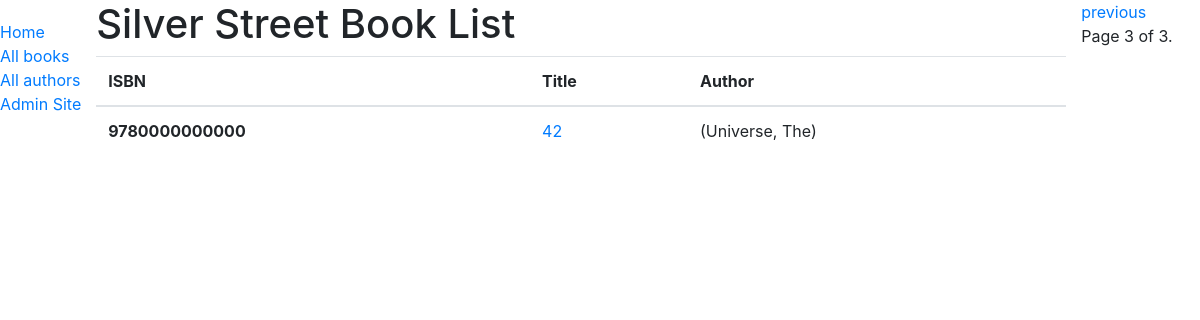
The app's page /catalog/books/?page=3, older data.
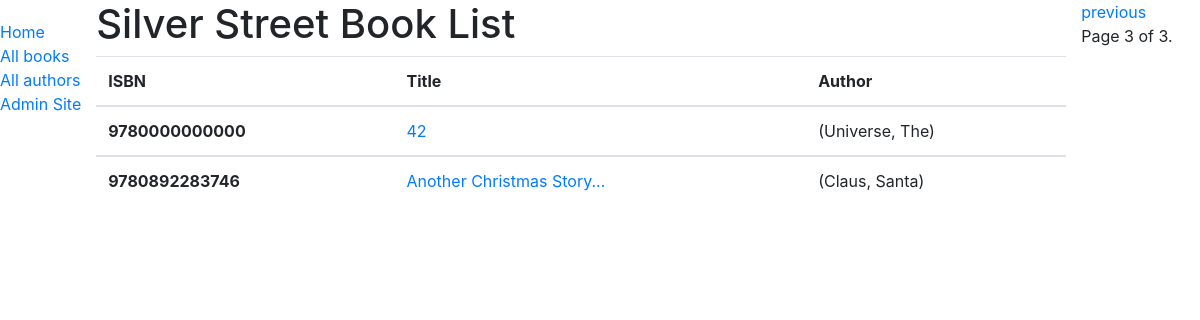
The same page, newer data.
### catalog/models.py (models this page shows, shortened)
class Book(models.Model):
    title = models.CharField(max_length=200)
    author = models.ForeignKey('Author', on_delete=models.SET_NULL, null=True)
    summary = models.TextField(max_length=1000, help_text='Enter a brief description of the book')
    isbn = models.CharField('ISBN', max_length=13,
                            help_text='13 Character <a href="https://www.isbn-international.org/content/what-isbn">ISBN number</a>')
    genre = models.ManyToManyField(Genre, help_text='Select a genre for this book')
    language = models.ForeignKey('Language', on_delete=models.SET_NULL, null=True)
    def display_genre(self):
        """Creates a string for the Genre. This is required to display genre in Admin."""
        return ', '.join([genre.name for genre in self.genre.all()[:3]])
    display_genre.short_description = 'Genre'
    def get_absolute_url(self):
        return reverse('book-detail', args=[str(self.id)])

class Author(models.Model):
    first_name = models.CharField(max_length=100)
    last_name = models.CharField(max_length=100)
    date_of_birth = models.DateField(null=True, blank=True)
    date_of_death = models.DateField('Died', null=True, blank=True)
    class Meta:
        ordering = ['last_name', 'first_name']
    def __str__(self):
        return f'{self.last_name}, {self.first_name}'

### catalog/views.py (the view)
# urls.py: path('books/', views.BookListView.as_view(), name='books'),
class BookListView(generic.ListView):
    model = Book
    paginate_by = 5

### templates/catalog/book_list.html
{% extends "base_generic.html" %}
{% block content %}
  <h1>Silver Street Book List</h1>
  {% if book_list %}
  <table class="table">
    <thead>
        <tr>
            <th>ISBN</th>
            <th>Title</th>
            <th>Author</th>
        </tr>
    </thead>
    {% for book in book_list %}
      <tbody>
        <tr>
            <td><strong>{{ book.isbn }}</strong></td>
            <td><a href="{{ book.get_absolute_url }}">{{ book.title }}</a></td>
            <td>({{book.author}})</td>
        </tr>
      </tbody>
    {% endfor %}
  </table>
  {% else %}
    <p>There are no books in the library.</p>
  {% endif %}
{% endblock %}

Row changes from the older to the newer data that the page shows:
added Book: isbn "9780892283746", title "Another Christmas Story...", author "Claus, Santa"
